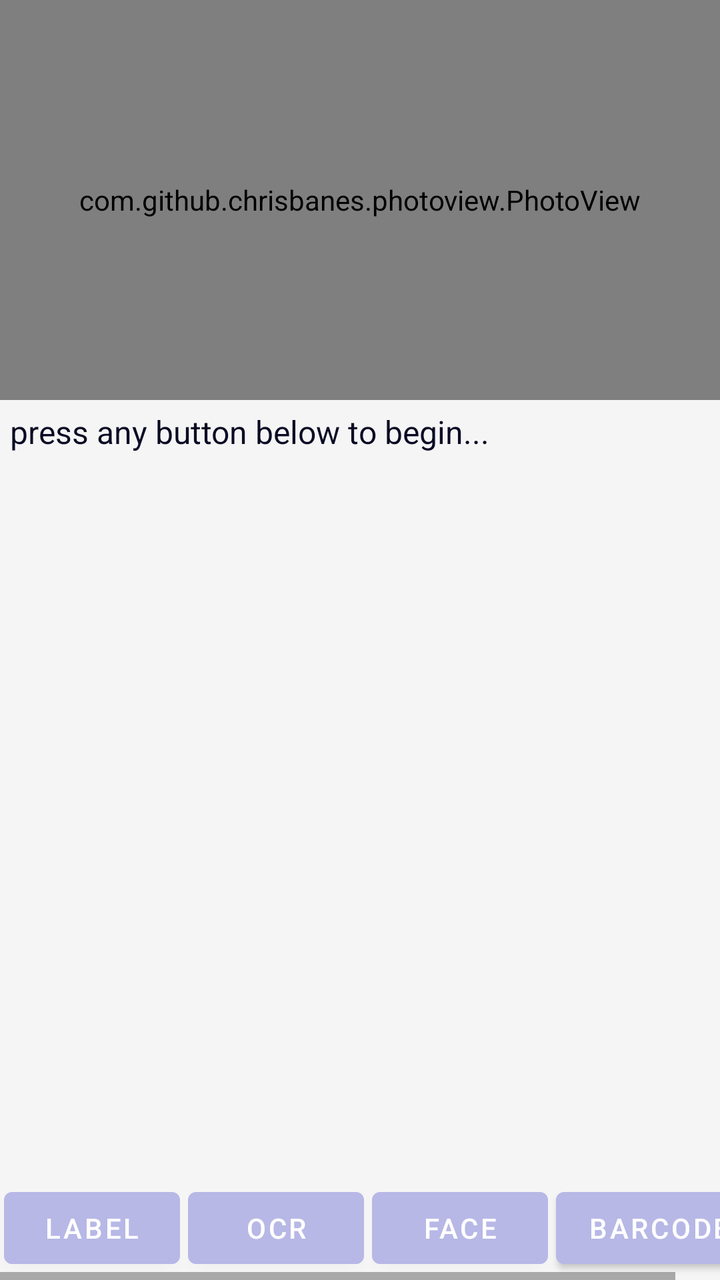
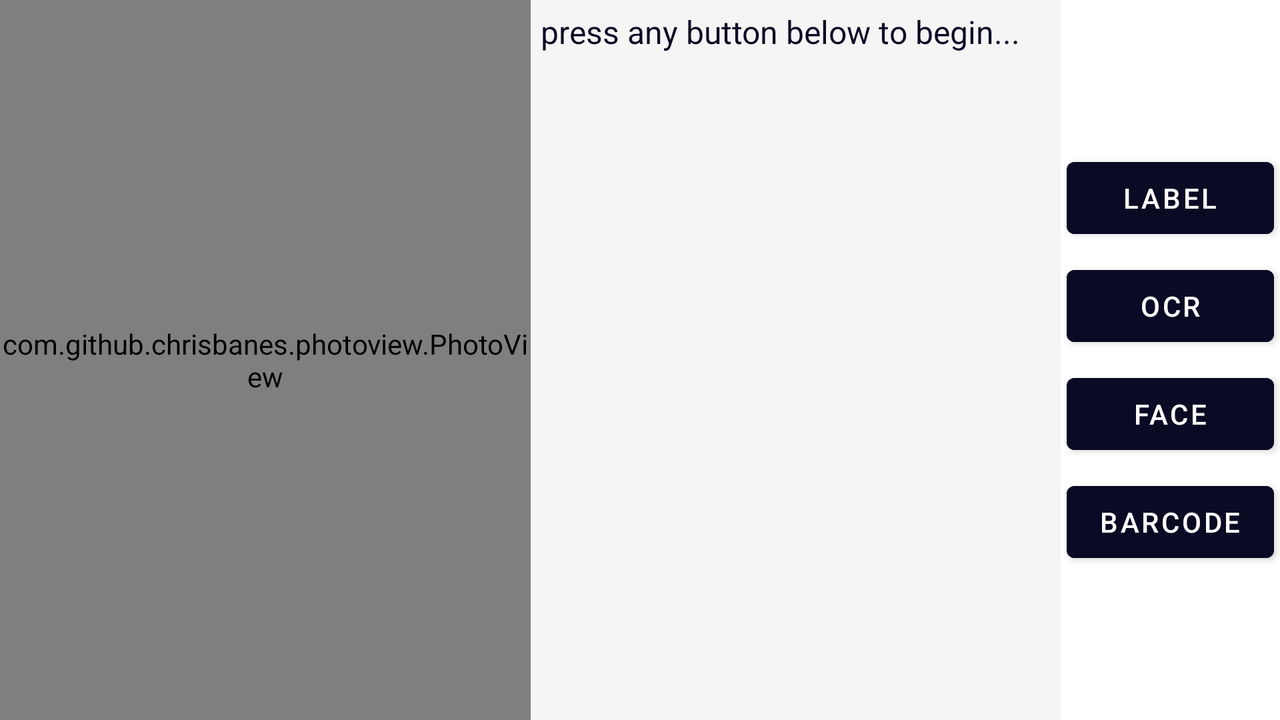

Compare how this app lays out the same screen by default and in its alternative resource folder. The renders come first, then the two layout files and the values they reference.
<!-- AndroidManifest.xml: application theme MaterialAppTheme -->
<!-- res/layout/activity_imagescan.xml -->
<?xml version="1.0" encoding="utf-8"?>
<LinearLayout xmlns:android="http://schemas.android.com/apk/res/android"
    android:layout_width="match_parent"
    android:layout_height="match_parent"
    android:gravity="center"
    android:orientation="vertical">

    <com.github.chrisbanes.photoview.PhotoView
        android:id="@+id/photoView"
        android:layout_width="match_parent"
        android:layout_height="200dp" />

    <TextView
        android:id="@+id/result"
        android:layout_width="match_parent"
        android:layout_height="wrap_content"
        android:layout_weight="1"
        android:background="@color/whitesmoke"
        android:isScrollContainer="true"
        android:padding="5dp"
        android:scrollbars="vertical"
        android:text="press any button below to begin..."
        android:textSize="16dp" />

    <HorizontalScrollView
        android:layout_width="wrap_content"
        android:layout_height="wrap_content"
        android:layout_centerHorizontal="true"
        android:background="@color/whitesmoke">

        <LinearLayout
            android:layout_width="match_parent"
            android:layout_height="wrap_content"
            android:gravity="center"
            android:orientation="horizontal">

            <Button
                android:id="@+id/btn_label"
                android:layout_width="wrap_content"
                android:layout_height="wrap_content"
                android:layout_margin="2dp"
                android:text="Label" />

            <Button
                android:id="@+id/btn_ocr"
                android:layout_width="wrap_content"
                android:layout_height="wrap_content"
                android:layout_margin="2dp"
                android:text="OCR" />

            <Button
                android:id="@+id/btn_face"
                android:layout_width="wrap_content"
                android:layout_height="wrap_content"
                android:layout_margin="2dp"
                android:text="Face" />

            <Button
                android:id="@+id/btn_barcode"
                android:layout_width="wrap_content"
                android:layout_height="wrap_content"
                android:layout_margin="2dp"
                android:text="Barcode" />
        </LinearLayout>
    </HorizontalScrollView>
</LinearLayout>
<!-- resources referenced by this layout -->
<resources>
  <color name="whitesmoke">#F5F5F5</color>
  <style name="MaterialAppTheme" parent="Theme.MaterialComponents.DayNight.DarkActionBar">
          
          <item name="colorPrimary">@color/colorPrimary</item>
          <item name="colorPrimaryDark">@color/colorPrimaryDark</item>
          <item name="colorAccent">@color/colorAccent</item>
          <item name="android:textColor">@color/colorPrimaryDark</item>
      </style>
  <color name="colorPrimary">#B7B8E6</color>
  <color name="colorPrimaryDark">#0A0A24</color>
  <color name="colorAccent">@color/cardview_light_background</color>
</resources>
<!-- res/layout-land/activity_imagescan.xml (the repository's variant of the layout above) -->
<!-- drawn on the phone turned sideways -->
<?xml version="1.0" encoding="utf-8"?>
<LinearLayout xmlns:android="http://schemas.android.com/apk/res/android"
    android:layout_width="match_parent"
    android:layout_height="match_parent"
    android:gravity="center"
    android:orientation="horizontal"
    android:weightSum="100">

    <com.github.chrisbanes.photoview.PhotoView
        android:id="@+id/photoView"
        android:layout_width="match_parent"
        android:layout_height="match_parent"
        android:layout_weight="50" />

    <TextView
        android:id="@+id/result"
        android:layout_width="match_parent"
        android:layout_height="match_parent"
        android:layout_weight="50"
        android:background="@color/whitesmoke"
        android:isScrollContainer="true"
        android:padding="5dp"
        android:scrollbars="vertical"
        android:text="press any button below to begin..."
        android:textSize="16dp" />

    <HorizontalScrollView
        android:id="@+id/scroll_btns"
        android:layout_width="wrap_content"
        android:layout_height="wrap_content"
        android:layout_centerHorizontal="true"
        android:layout_weight="0">

        <LinearLayout
            android:layout_width="match_parent"
            android:layout_height="wrap_content"
            android:gravity="center"
            android:orientation="vertical">

            <Button
                android:id="@+id/btn_label"
                android:layout_width="match_parent"
                android:layout_height="wrap_content"
                android:layout_margin="3dp"
                android:backgroundTint="@color/colorPrimaryDark"
                android:text="Label" />

            <Button
                android:id="@+id/btn_ocr"
                android:layout_width="match_parent"
                android:layout_height="wrap_content"
                android:layout_margin="3dp"
                android:backgroundTint="@color/colorPrimaryDark"
                android:text="OCR" />

            <Button
                android:id="@+id/btn_face"
                android:layout_width="match_parent"
                android:layout_height="wrap_content"
                android:layout_margin="3dp"
                android:backgroundTint="@color/colorPrimaryDark"
                android:text="Face" />

            <Button
                android:id="@+id/btn_barcode"
                android:layout_width="match_parent"
                android:layout_height="wrap_content"
                android:layout_margin="3dp"
                android:backgroundTint="@color/colorPrimaryDark"
                android:text="Barcode" />
        </LinearLayout>
    </HorizontalScrollView>
</LinearLayout>
<!-- resources referenced by the variant -->
<!-- as the phone turned sideways resolves them -->
<resources>
  <color name="colorPrimaryDark">#0A0A24</color>
  <color name="whitesmoke">#F5F5F5</color>
  <style name="MaterialAppTheme" parent="Theme.MaterialComponents.DayNight.DarkActionBar">
          
          <item name="colorPrimary">@color/colorPrimary</item>
          <item name="colorPrimaryDark">@color/colorPrimaryDark</item>
          <item name="colorAccent">@color/colorAccent</item>
          <item name="android:textColor">@color/colorPrimaryDark</item>
      </style>
  <color name="colorPrimary">#B7B8E6</color>
  <color name="colorAccent">@color/cardview_light_background</color>
</resources>
